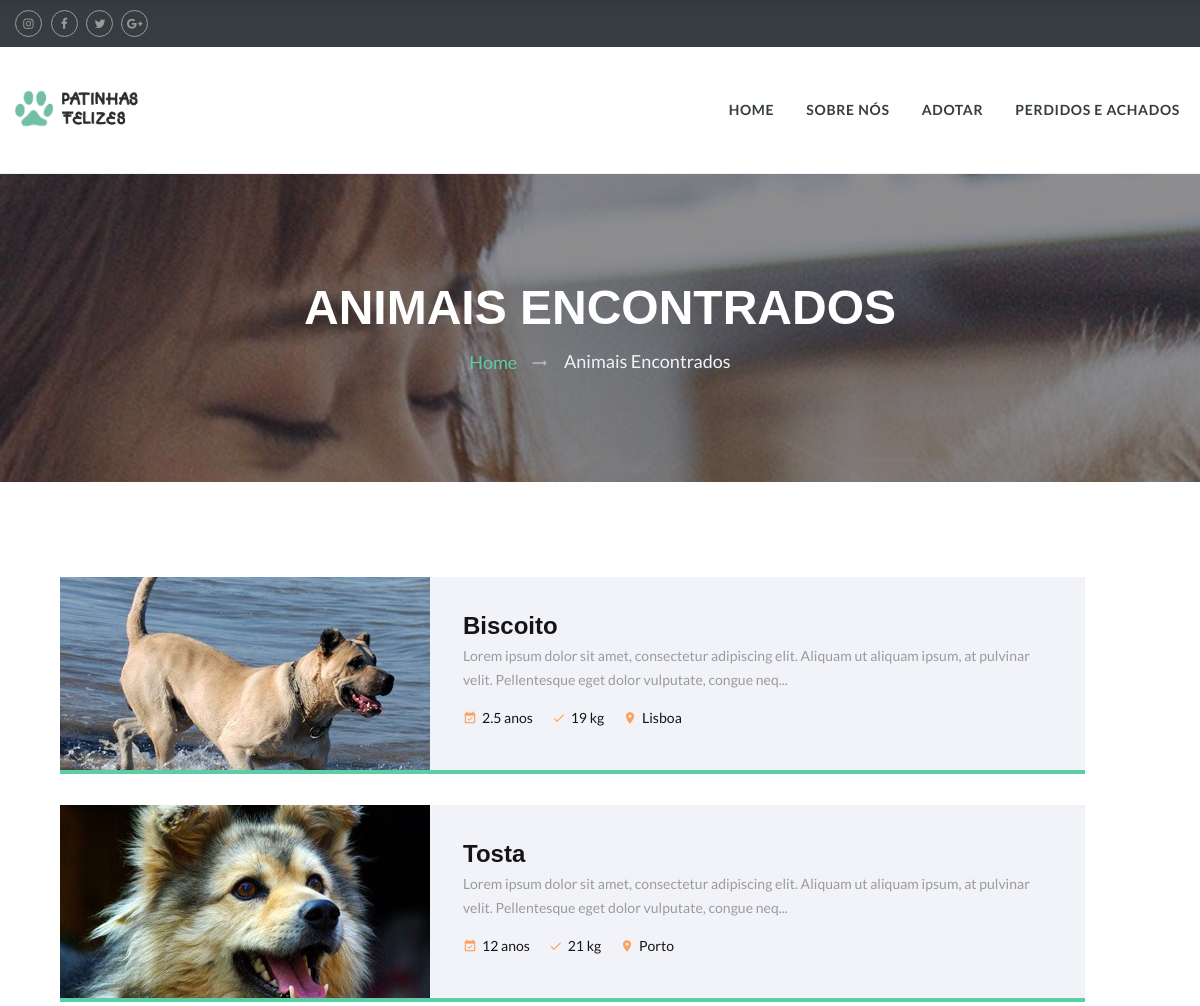
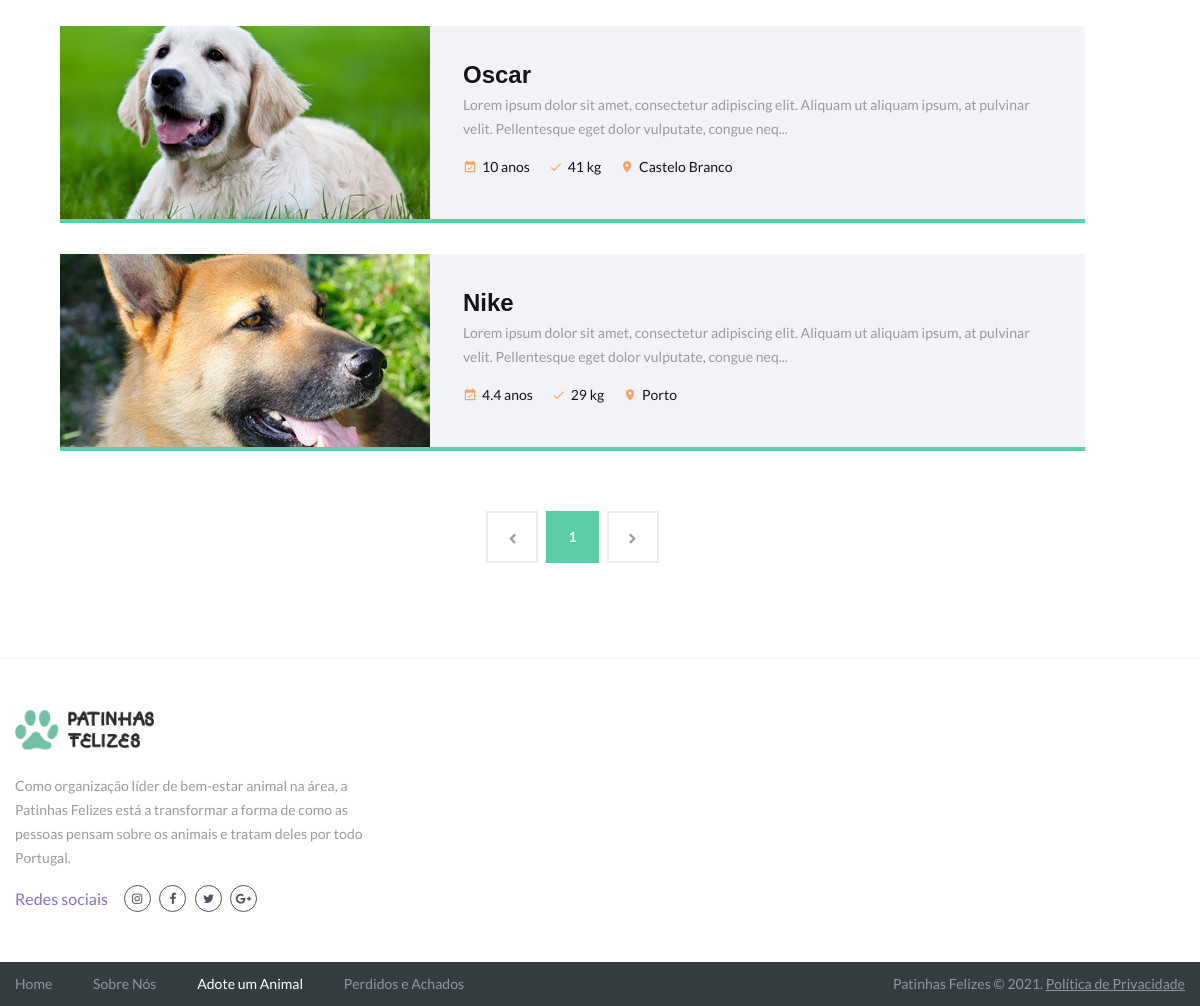
Screenshot of /php/pages/search-results.php?type=cao with the database file from the repository (2 pictures, top to bottom).
### tables this page shows
CREATE TABLE Pet (
    idPet INTEGER PRIMARY KEY AUTOINCREMENT,
    name VARCHAR(255),
    age INTEGER,
    gender TINYINT,
    weight FLOAT(2,1),
    location VARCHAR(255),
    description VARCHAR(200000),
    image VARCHAR(255),
    adopted TINIINT(2) DEFAULT 0,
	idUser INTEGER,
    idMessage INTEGER,
    idType INTEGER,
    idBreed INTEGER,
    FOREIGN KEY (idType) REFERENCES Type(idType),
    FOREIGN KEY (idBreed) REFERENCES Breed(idBreed),
    FOREIGN KEY (idUser) REFERENCES User(idUser),
    FOREIGN KEY (idMessage) REFERENCES Message(idMessage)
);

### php/pages/search-results.php (the view, shortened to what the rows shown need)
<?php
include_once('../db/db_type.php');
include_once('../db/db_pet.php');
if (isset($_GET['pageNo'])) {
    $pageNo = $_GET['pageNo'];
} else {
    $pageNo = 1;
}
if (isset($_GET['type'])) {
    $rawType = $_GET['type'];
    $type = getTypeId($rawType);
} else {
    $type = 'null';
}
if (isset($_GET['breed'])) {
    $rawBreed = $_GET['breed'];
    $breed = getBreedId($rawBreed);
} else {
    $breed = 'null';
}
if (isset($_GET['gender'])) {
    $gender = $_GET['gender'];
} else {
    $gender = 'null';
}
if (isset($_GET['age'])) {
    $age = $_GET['age'];
} else {
    $age = 'null';
}
$results = getSearchresults($type, $breed, $gender, $age, $pageNo);
?>
<!DOCTYPE html>
<html class="wide wow-animation" lang="en">
<head>
    <link rel="stylesheet" href="../../css/style.css">
    <link rel="stylesheet" href="../../css/animations.css">
</head>
<body>
    <div class="page">
        <section class="section-md bg-white text-center">
            <div class="shell">
                <div class="tabs tabs-custom tabs-vertical tabs-corporate tabs-wide" id="tabs-1" data-url-tabs="true">
                    <div class="tab-content">
                        <div class="tab-pane fade in active" id="adopt-cats">
                            <div class="range spacing-30">
                                <?php foreach ($results as $row) : ?>
                                    <div class="cell-xs-12">
                                        <div class="thumbnail-boxed thumbnail-boxed-horizontal">
                                            <div class="thumbnail-boxed-left">
                                                <img class="thumbnail-boxed-image" src="../../images/adopt/<?= $row['image'] ?>" alt="" width="370" height="254" />
                                            </div>
                                            <div class="thumbnail-boxed-body">
                                                <p class="thumbnail-boxed-title">
                                                    <a href="pet.php?idPet=<?= $row['idPet']; ?>">
                                                        <?= $row['name'] ?>
                                                    </a>
                                                </p>
                                                <div class="thumbnail-boxed-text">
                                                    <p><?= mb_strimwidth($row['description'], 0, 150, '...') ?></p>
                                                </div>
                                                <div class="thumbnail-boxed-footer">
                                                    <ul class="thumbnail-boxed-meta">
                                                        <li><span class="icon icon-xs icon-tan-hide material-icons-event_available"></span><span><?= $row['age'] ?> anos</span></li>
                                                        <li><span class="icon icon-xs icon-tan-hide material-icons-done"></span><span><?= $row['weight'] ?> kg</span></li>
                                                        <li><span class="icon icon-xs icon-tan-hide material-icons-place"></span><span><?= $row['location'] ?></span></li>
                                                    </ul>
                                                </div>
                                            </div>
                                        </div>
                                    </div>
                                <?php endforeach; ?>
                            </div>
                        </div>
                    </div>
                </div>
            </div>
        </section>
    </div>
</html>

### rows the page displays
pet: image (picture), name "Biscoito", description "Lorem ipsum dolor sit amet, consectetur adipiscing elit. Aliquam ut aliquam ipsum, at pulvinar velit. Pellentesque eget dolor vulputate, congue neq...", age "2.5", weight "19", location "Lisboa"
pet: image (picture), name "Tosta", description "Lorem ipsum dolor sit amet, consectetur adipiscing elit. Aliquam ut aliquam ipsum, at pulvinar velit. Pellentesque eget dolor vulputate, congue neq...", age "12", weight "21", location "Porto"
pet: image (picture), name "Oscar", description "Lorem ipsum dolor sit amet, consectetur adipiscing elit. Aliquam ut aliquam ipsum, at pulvinar velit. Pellentesque eget dolor vulputate, congue neq...", age "10", weight "41", location "Castelo Branco"
pet: image (picture), name "Nike", description "Lorem ipsum dolor sit amet, consectetur adipiscing elit. Aliquam ut aliquam ipsum, at pulvinar velit. Pellentesque eget dolor vulputate, congue neq...", age "4.4", weight "29", location "Porto"
